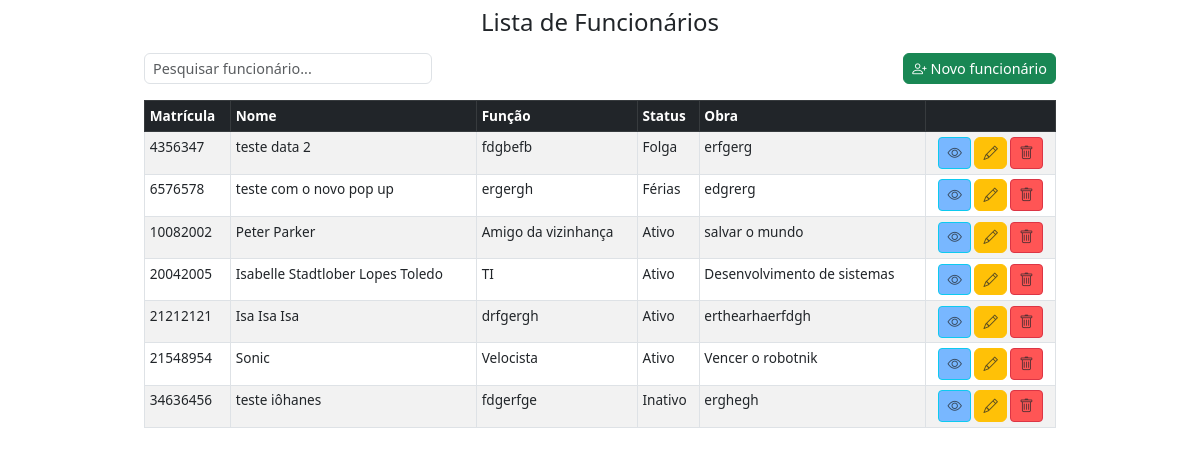
The app's page /listar/, older data.
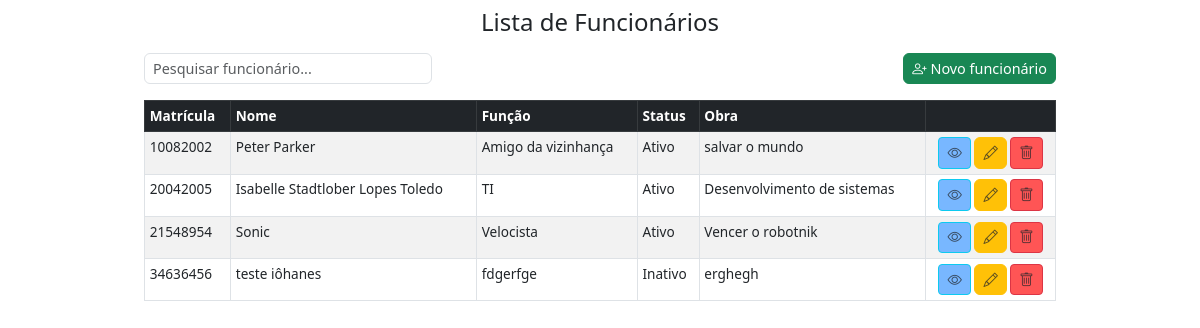
The same page, newer data.
### core/models.py (models this page shows, shortened)
class Funcionario(models.Model):
    matricula = models.IntegerField(primary_key=True)
    nome = models.CharField(max_length=100, default='')
    funcao = models.CharField( max_length=100, verbose_name="Função", default='')
    nivel_funcao = models.IntegerField(choices=NIVEL_FUNCAO_CHOICES, default=1)
    status = models.CharField(max_length=2, choices=STATUS_CHOICES, default='A')
    obra = models.CharField(max_length=150, default='')
    foto = models.ImageField(upload_to='fotos_funcionarios/', blank=True, null=True)
    cpf = models.CharField(max_length=14, blank=True, null=True)
    data_admissao = models.DateField(null=True, blank=True)
    cep = models.CharField(max_length=9, blank=True, null=True)
    logradouro = models.CharField(max_length=255, blank=True, null=True)
    numero = models.CharField(max_length=10, blank=True, null=True)
    complemento = models.CharField(max_length=100, blank=True, null=True)
    bairro = models.CharField(max_length=100, blank=True, null=True)
    cidade = models.CharField(max_length=100, blank=True, null=True)
    uf = models.CharField(max_length=2, blank=True, null=True)
    ordem_servico = models.FileField(upload_to='ordens_servico/', blank=True, null=True)
    contrato_trabalho = models.FileField(upload_to='contratos_trabalho/', blank=True, null=True)

### core/views.py (the view)
class ListFuncionario(ListView):
    template_name = 'index.html'
    model = Funcionario
    context_object_name = 'funcionarios'
    def get_context_data(self, **kwargs):
        context = super().get_context_data(**kwargs)
        if 'form' not in context:
            context['form'] = FuncionarioForm()
        return context

### core/templatetags/form_tags.py (called while the page is built)
@register.filter(name='add_class')
def add_class(field, css_class):
    return field.as_widget(attrs={"class": css_class})

### core/templates/index.html (shortened to what this page needs)
{% extends 'base.html' %}
{% block content %}
{% load static %}
{% load form_tags %}
<div class="container mt-3">
    <div class="container mt-3">
        <div class="row mb-3 align-items-center">
            <div class="col-md-4">
                <input id="searchInput" type="search" class="form-control" placeholder="Pesquisar funcionário...">
            </div>
            <div class="col-md-8 text-end">
                <button class="btn btn-success" data-bs-toggle="modal" data-bs-target="#funcionarioModal"
                    onclick="setCreateMode()"><i class="bi bi-person-plus"></i> Novo funcionário
                </button>
            </div>
        </div>
        <table class="table table-bordered table-striped">
            <thead class="table-dark">
                <tr>
                    <th scope="col">Matrícula</th>
                    <th scope="col">Nome</th>
                    <th scope="col">Função</th>
                    <th scope="col">Status</th>
                    <th scope="col">Obra</th>
                    <th></th>
                </tr>
            </thead>
            <tbody>
                {% for funcionario in funcionarios %}
                <tr>
                    <td>{{ funcionario.matricula }}</td>
                    <td>{{ funcionario.nome }}</td>
                    <td>{{ funcionario.funcao }}</td>
                    <td>{{ funcionario.get_status_display }}</td>
                    <td>{{ funcionario.obra }}</td>
                    <td class="text-center">
                        <button type="button" class="btn btn-sm btn-info text-white" style="background-color: #78b7ff;"
                            data-bs-toggle="modal" data-bs-target="#viewModal{{ funcionario.matricula }}">
                            <i class="bi bi-eye text-muted"></i>
                        </button>
                        <button class="btn btn-warning text-white" data-bs-toggle="modal"
                            data-bs-target="#funcionarioModal" data-matricula="{{ funcionario.matricula }}"
                            data-nome="{{ funcionario.nome }}" data-cpf="{{ funcionario.cpf }}"
                            data-funcao="{{ funcionario.funcao }}" data-nivel_funcao="{{ funcionario.nivel_funcao }}"
                            data-status="{{ funcionario.status }}" data-obra="{{ funcionario.obra }}"
                            data-data_admissao="{{ funcionario.data_admissao|date:'Y-m-d' }}"
                            data-cep="{{ funcionario.cep }}" data-logradouro="{{ funcionario.logradouro }}"
                            data-numero="{{ funcionario.numero }}" data-complemento="{{ funcionario.complemento }}"
                            data-bairro="{{ funcionario.bairro }}" data-cidade="{{ funcionario.cidade }}"
                            data-uf="{{ funcionario.uf }}" onclick="handleEditClick(this)">
                            <i class="bi bi-pencil text-muted"></i>
                        </button>
                        <button type="button" class="btn btn-sm btn-danger text-white"
                            style="background-color: #ff5555;" data-bs-toggle="modal"
                            data-bs-target="#deleteModal{{ funcionario.matricula }}">
                            <i class="bi bi-trash text-muted"></i>
                        </button>
                    </td>
                </tr>
                {% empty %}
                <tr>
                    <td colspan="5" class="text-center">Nenhum funcionário cadastrado.</td>
                </tr>
                {% endfor %}
            </tbody>
        </table>
    </div>
        {% endblock %}

### templates/base.html (shortened to what this page needs)
{% load static %}
<!DOCTYPE html>
<html lang="pt-br">
<head>
    <link href="https://cdn.jsdelivr.net/npm/bootstrap@5.3.0/dist/css/bootstrap.min.css" rel="stylesheet" />
    <link rel="stylesheet" href="https://cdn.jsdelivr.net/npm/bootstrap-icons@1.11.3/font/bootstrap-icons.min.css" />
</head>
<body>
    <div class="container mt-2">
        <h2 class="text-center">{% block header %}Lista de Funcionários{% endblock %}</h2>
    </div>
    {% block content %}{% endblock %}
</body>
</html>

### templates/base.html (style rules this page uses)
body { font-size: 0.9rem; }
h2 { font-size: 1.5rem; }
.form-control, .btn { padding: 0.25rem 0.5rem; font-size: 0.9rem; }
table th, table td { padding: 0.3rem !important; font-size: 0.85rem; }
.container { max-width: 960px; }

Row changes from the older to the newer data that the page shows:
removed Funcionario: matricula "4356347", nome "teste data 2", funcao "fdgbefb", status "Folga", obra "erfgerg"
removed Funcionario: matricula "6576578", nome "teste com o novo pop up", funcao "ergergh", status "Férias", obra "edgrerg"
removed Funcionario: matricula "21212121", nome "Isa Isa Isa", funcao "drfgergh", status "Ativo", obra "erthearhaerfdgh"
